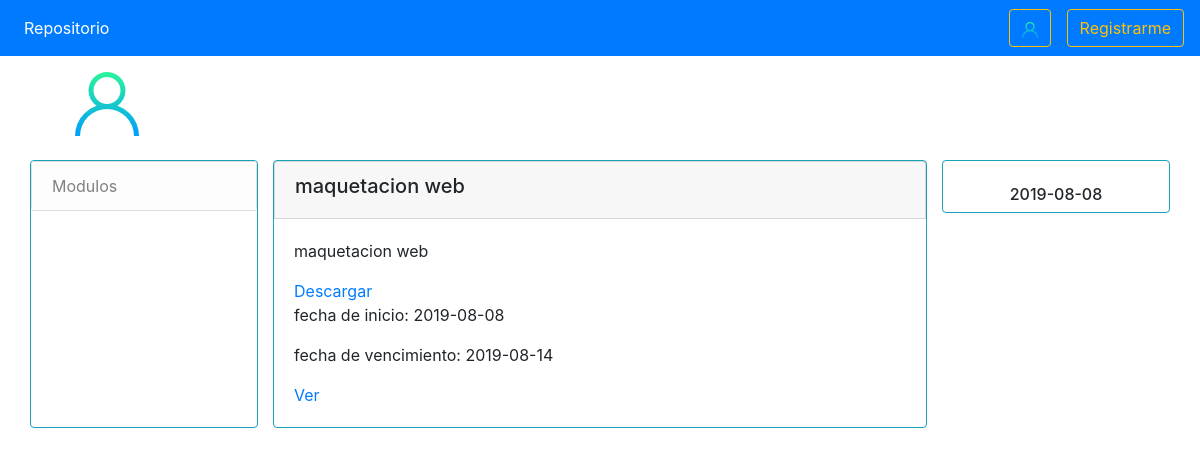
The app's page /obs_tarea.php?id_tar=1 with its own data.
### tables this page shows
CREATE TABLE IF NOT EXISTS `conf_tarea` (
  `id` int(11) NOT NULL AUTO_INCREMENT,
  `tarea` varchar(255) NOT NULL,
  `descripcion` varchar(255) DEFAULT NULL,
  `img` enum('si','no') DEFAULT NULL,
  `doc` enum('si','no') DEFAULT NULL,
  `arc` enum('si','no') DEFAULT NULL,
  `mat_arc` longblob,
  `f_inicio` date NOT NULL,
  `f_fin` date NOT NULL,
  `id_mat` int(11) DEFAULT NULL,
  `id_unidad` int(11) DEFAULT NULL,
  PRIMARY KEY (`id`)
);

### php/helpers.php (called while the page is built, shortened)
<?php
function Tarea($conexion, $id){
    $sql = "SELECT * FROM conf_tarea WHERE id = $id";
    $tar = mysqli_query($conexion, $sql);
    $tarea = array();
    if ($tar && mysqli_num_rows($tar) == 1){
        $tarea = $tar;
    }
    return $tarea;
}

### obs_tarea.php (the view)
<?php require_once 'includes/cabecera.php';?>
<?php
if (!isset($_GET)){
     header("Location: index.php");
} elseif (isset ($_GET['id_tar'])){
    $id_tar = intval($_GET['id_tar']);
}
?>
    <div class="container-fluid mx-auto row mt-3" style="width: 90%; margin-left:5%">
    <img src="img/usuario.png">&nbsp; &nbsp; &nbsp;<h1> <?= $_SESSION['nombre'].' '.$_SESSION['apellido'] ?> </h1>
</div>
<div class="container-fluid mx-auto mb-4 row">
    <?php require_once 'includes/sidebar.php'; ?>
    <div class="container-fluid mx-auto" style="width: 60%;">
        <div class="card border-info rounded">
            <?php
                $t = Tarea($bd, $id_tar);
                if (!empty($t)):
                    while ($tarea = mysqli_fetch_assoc($t)):
            ?>
            <div class="card card-header">
                <h5> <?= $tarea['tarea'] ?> </h5>
            </div>
            <div class="card-body container-fluid">
                <p> <?= $tarea['descripcion'] ?> </p>
                <a href="#"> Descargar </a>
                <p> fecha de inicio: <?= $tarea['f_inicio'] ?> </p>
                <p> fecha de vencimiento: <?= $tarea['f_fin'] ?> </p>
                <?php if ($_SESSION['rol'] == 3){ ?>
                <a href="tareas.php?id_tar=<?= $tarea['id'] ?>" class="btn btn-primary"> Ir / Entregar </a>
                <?php } elseif ($_SESSION['rol'] != 3){ ?>
                <a href="est_tarea.php?id_tar=<?= $tarea['id'] ?>"> Ver </a>
                <?php } ?>
            </div>
            <?php
                    endwhile;
                endif;
            ?>
        </div>
    </div><br/>
    <?php require_once 'includes/dia_tarea.php'; ?>
</div>

### records on screen
conf_tarea: tarea "maquetacion web", descripcion "maquetacion web", f_inicio "2019-08-08", f_fin "2019-08-14"
